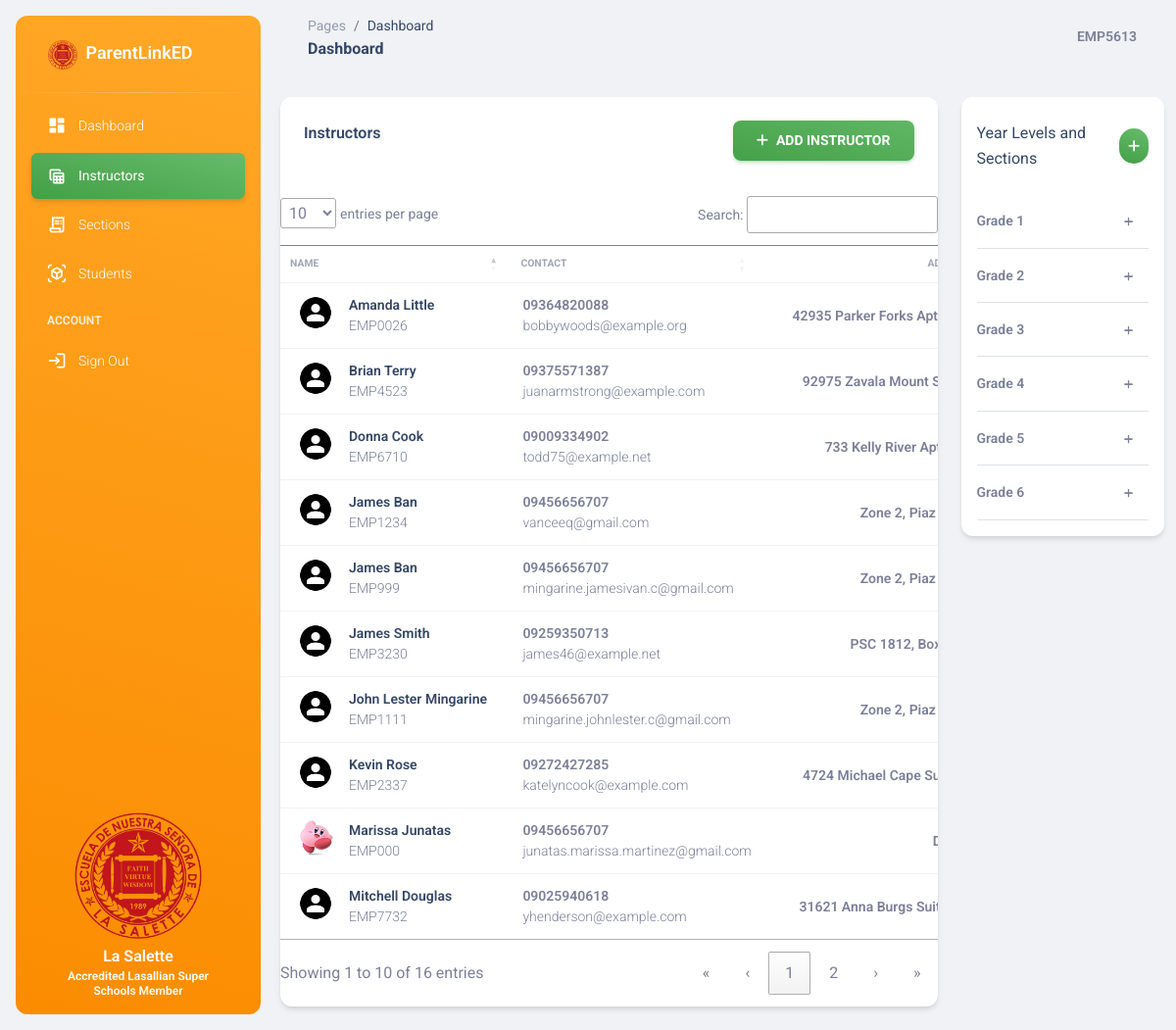
The app's page /instructors/ (signed in) with its own data.
### base/models.py (models this page shows, shortened)
class Instructor(models.Model):
    user = models.OneToOneField(User, on_delete=models.CASCADE)
    employee_id = models.CharField(max_length=100, null = True, blank = True)
    contact_number = models.CharField(max_length=11, null = True, blank = True)
    address = models.CharField(max_length=255, null = True, blank = True)
    avatar = models.ImageField(upload_to='avatars/', default = '/default_avatar.png', null = True, blank = True)
    date_created = models.DateTimeField(auto_now_add=True, null = True, blank = True)

class YearLevelSection(models.Model):
    year_levels = [
        ('Grade 1', 'Grade 1'),
        ('Grade 2', 'Grade 2'),
        ('Grade 3', 'Grade 3'),
        ('Grade 4', 'Grade 4'),
        ('Grade 5', 'Grade 5'),
        ('Grade 6', 'Grade 6'),
    ]
    year_level = models.CharField(max_length=10, choices=year_levels)
    section = models.CharField(max_length=10)
    subjects = models.ManyToManyField(Subject, null=True, blank=True, related_name='year_level_sections')
    instructor = models.ForeignKey(Instructor, on_delete=models.CASCADE, related_name='year_level_sections', null = True, blank = True)
    slug = models.SlugField(max_length=255, unique=True, null=True, blank=True)
    def __str__(self):
        return f"{self.year_level} - {self.section}"

### base/views.py (the view)
# urls.py: path('instructors/', views.instructor_page, name='instructor_page'),
@login_required
def instructor_page(request):
    instructors = Instructor.objects.prefetch_related('year_level_sections__subjects').all()
    grouped_sections = get_grouped_sections()
    context = {
        'instructors': instructors,
        'grouped_sections': grouped_sections
    }
    return render(request, 'base/admin/instructor.html', context)

### base/views.py (called while the page is built)
def get_grouped_sections():
    year_level_sections = YearLevelSection.objects.annotate(student_count=Count('student')).order_by('id', 'section')
    grouped_sections = {}
    for section in year_level_sections:
        year_level = section.year_level
        if year_level not in grouped_sections:
            grouped_sections[year_level] = []
        grouped_sections[year_level].append(section)
    return grouped_sections

### base/templates/base/admin/instructor.html (shortened to what this page needs)
{% extends 'base.html' %}
{% block content %}
<div class="row">
    <div class="col-lg-9 col-md-7 mb-md-0 mb-4">
        <div class="card">
            <div class="card-header d-flex justify-content-between">
                <h6>Instructors</h6>
                <button class="btn text-sm mb-0 bg-gradient-success" data-bs-toggle="modal" data-bs-target="#add_new_instructor">
                    <i class="fa fa-plus text-white me-2" aria-hidden="true"></i>Add Instructor
                </button>
            </div>
            <div class="table-responsive">
              <table class="table align-items-center mb-0 mt-0" id="instructor_table">
                <thead>
                  <tr>
                    <th class="text-uppercase text-secondary text-xxs font-weight-bolder opacity-7">Name</th>
                    <th class="text-uppercase text-secondary text-xxs font-weight-bolder opacity-7 ps-2">Contact</th>
                    <th class="text-center text-uppercase text-secondary text-xxs font-weight-bolder opacity-7">Address</th>
                  </tr>
                </thead>
                <tbody>
                    {% for i in instructors %}
                    <tr>
                        <td>
                            <div class="d-flex px-2 py-1">
                                <div>
                                <img src="{{ i.avatar.url }}" class="avatar avatar-sm me-3">
                                </div>
                                <div class="d-flex flex-column justify-content-center">
                                <a href="{% url 'instructor_detail' i.employee_id %}"><h6 class="mb-0 text-sm text-capitalize">{{ i.user.first_name }} {{ i.user.last_name}}</h6></a>
                                <p class="text-sm text-secondary mb-0">{{i.employee_id}}</p>
                                </div>
                            </div>
                        </td>
                        <td>
                            <p class="text-sm font-weight-bold mb-0">{{ i.contact_number }}</p>
                            <p class="text-sm text-secondary mb-0">{{ i.user.email }}</p>
                        </td>
                        <td class="text-center">
                            <p class="text-sm font-weight-bold mb-0">{{ i.address }}</p>
                        </td>
                    </tr>
                    {% endfor %}
                </tbody>
              </table>
            </div>
        </div>
    </div>
    {% include 'base/admin/section_tab.html' %}
</div>
{% endblock %}

### templates/includes/nav.html (shortened to what this page needs)
<nav class="navbar navbar-main navbar-expand-lg px-0 mx-4 shadow-none border-radius-xl" id="navbarBlur" data-scroll="true">
    <div class="container-fluid py-1 px-3">
      <nav aria-label="breadcrumb">
        <ol class="breadcrumb bg-transparent mb-0 pb-0 pt-1 px-0 me-sm-6 me-5">
          <li class="breadcrumb-item text-sm"><a class="opacity-5 text-dark" href="javascript:;">Pages</a></li>
          <li class="breadcrumb-item text-sm text-dark active" aria-current="page">Dashboard</li>
        </ol>
        <h6 class="font-weight-bolder mb-0">Dashboard</h6>
      </nav>
      <div class="collapse navbar-collapse mt-sm-0 mt-2 me-md-0 me-sm-4" id="navbar">
        <ul class="navbar-nav  justify-content-end">
          <li class="nav-item d-flex align-items-center">
            <a href="" class="nav-link text-body font-weight-bold px-0">
              <span class="d-sm-inline d-none text-uppercase">{{ request.user}}</span>
            </a>
          </li>
        </ul>
      </div>
    </div>
  </nav>

### base/templates/base/admin/section_tab.html (shortened to what this page needs)
<div class="col-lg-3 col-md-5 d-none d-md-block">
    <div class="card h-auto">
        <div class="card-header pb-0 px-3">
           <div class="d-flex justify-content-between align-items-center">
                 <a href="" class="mb-0" data-bs-toggle="tooltip" data-bs-title="view">Year Levels and Sections</a>
                 <a href="" type="button" data-bs-toggle="modal" data-bs-target="#add-section" class="bg-gradient-success avatar avatar-sm text-white"><i class="fa fa-plus"></i></a>
           </div>
        </div>
        <div class="card-body pt-4 p-3">
            <div class="accordion" id="accordionRental">
                {% for year_level, sections in grouped_sections.items %}
                    <div class="accordion-item">
                        <button class="accordion-button border-bottom font-weight-bold collapsed" type="button" data-bs-toggle="collapse" data-bs-target="#collapse_{{ year_level|slugify }}" aria-expanded="false" aria-controls="collapse_{{ year_level|slugify }}">
                            <small>{{ year_level }}</small>
                            <i class="collapse-close fa fa-plus text-xxs pt-1 position-absolute end-0 me-3" aria-hidden="true"></i>
                            <i class="collapse-open fa fa-minus text-xxs pt-1 position-absolute end-0 me-3" aria-hidden="true"></i>
                        </button>
                    </div>
                {% endfor %}
            </div>
        </div>
    </div>
</div>

### records on screen
Instructor: avatar (placeholder picture), user.first_name "Kevin", user.last_name "Rose", employee_id "EMP2337", contact_number "09272427285", user.email "katelyncook@example.com", address "4724 Michael Cape…"
Instructor: avatar (placeholder picture), user.first_name "Mitchell", user.last_name "Douglas", employee_id "EMP7732", contact_number "09025940618", user.email "yhenderson@example.com", address "31621 Anna Burgs…"
Instructor: avatar (placeholder picture), user.first_name "Donna", user.last_name "Cook", employee_id "EMP6710", contact_number "09009334902", user.email "todd75@example.net", address "733 Kelly River…"
Instructor: avatar (placeholder picture), user.first_name "Brian", user.last_name "Terry", employee_id "EMP4523", contact_number "09375571387", user.email "juanarmstrong@example.com", address "92975 Zavala Mount…"
Instructor: avatar (placeholder picture), user.first_name "Amanda", user.last_name "Little", employee_id "EMP0026", contact_number "09364820088", user.email "bobbywoods@example.org", address "42935 Parker Forks…"
Instructor: avatar (placeholder picture), user.first_name "James", user.last_name "Smith", employee_id "EMP3230", contact_number "09259350713", user.email "james46@example.net", address "PSC 1812,…"
Instructor: avatar (placeholder picture), user.first_name "John Lester", user.last_name "Mingarine", employee_id "EMP1111", contact_number "09456656707", user.email "mingarine.johnlester.c@gmail.com", address "Zone 2, Piaz…"
Instructor: avatar (picture), user.first_name "Marissa", user.last_name "Junatas", employee_id "EMP000", contact_number "09456656707", user.email "junatas.marissa.martinez@gmail.com"
Instructor: avatar (placeholder picture), user.first_name "James", user.last_name "Ban", employee_id "EMP1234", contact_number "09456656707", user.email "vanceeq@gmail.com", address "Zone 2, Piaz…"
Instructor: avatar (placeholder picture), user.first_name "James", user.last_name "Ban", employee_id "EMP999", contact_number "09456656707", user.email "mingarine.jamesivan.c@gmail.com", address "Zone 2, Piaz…"
YearLevelSection: year_level "Grade 1"
YearLevelSection: year_level "Grade 2"
YearLevelSection: year_level "Grade 3"
YearLevelSection: year_level "Grade 4"
YearLevelSection: year_level "Grade 5"
YearLevelSection: year_level "Grade 6"

### other values on screen
{{ request.user }} "EMP5613"
